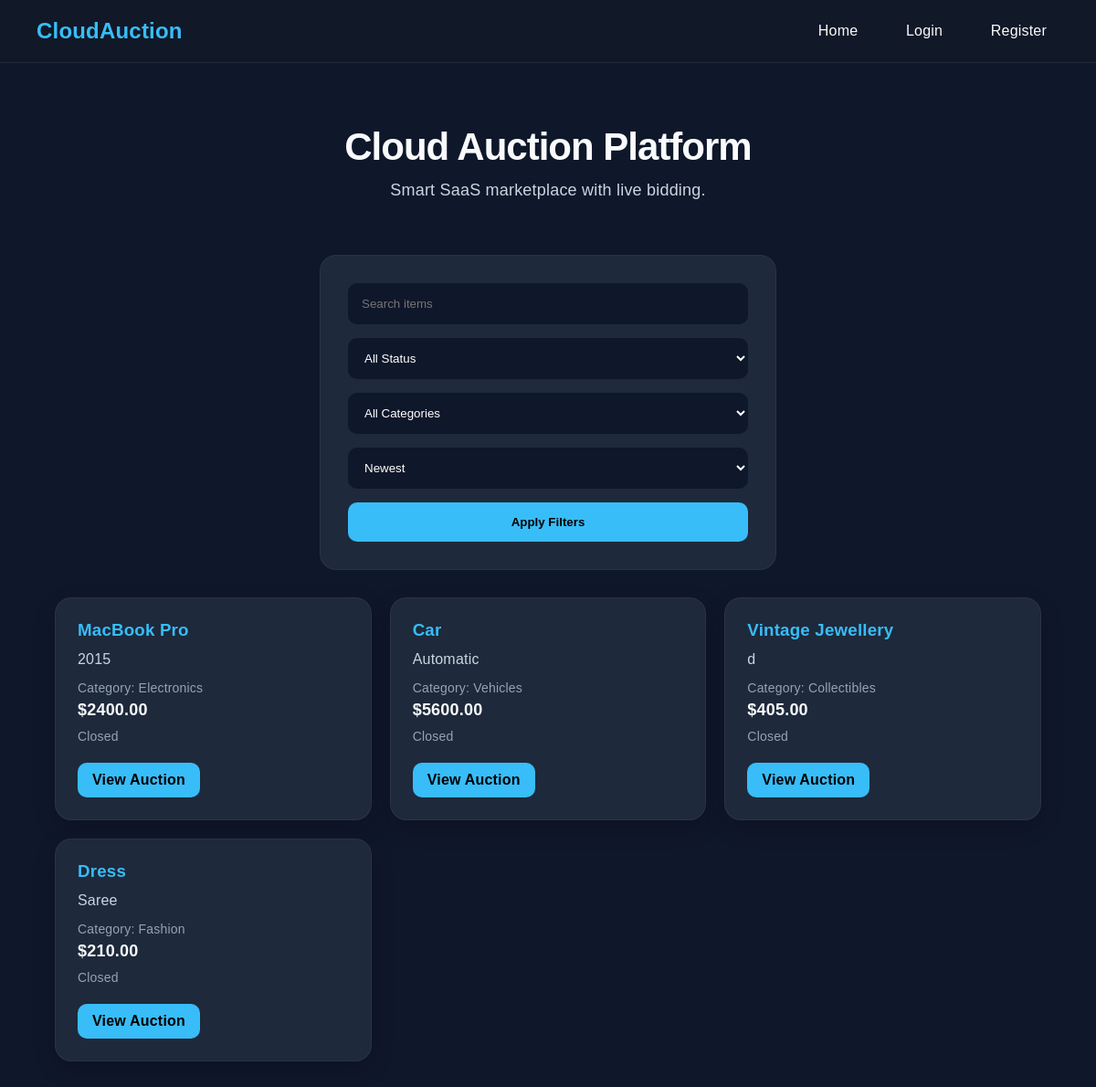
The page / on the database its author committed.
### models.py (models this page shows, shortened)
class Auction(db.Model):
    __tablename__ = "auctions"
    id = db.Column(db.Integer, primary_key=True)
    title = db.Column(db.String(150), nullable=False)
    description = db.Column(db.Text, nullable=True)
    category = db.Column(db.String(50), default="Other")
    starting_price = db.Column(db.Float, nullable=False)
    current_price = db.Column(db.Float, nullable=False)
    is_active = db.Column(db.Boolean, default=True)
    restart_count = db.Column(db.Integer, default=0)
    created_at = db.Column(db.DateTime, default=datetime.utcnow)
    end_time = db.Column(db.DateTime, nullable=False)
    seller_id = db.Column(db.Integer, db.ForeignKey("users.id"), nullable=False)
    winner_id = db.Column(db.Integer, db.ForeignKey("users.id"), nullable=True)
    bids = db.relationship("Bid", backref="auction", lazy=True, cascade="all, delete-orphan")

### app.py (the view, shortened to what this page needs)
@app.route("/")
def home():
    active_auctions = Auction.query.filter_by(is_active=True).all()
    db.session.commit()
    search = request.args.get("search", "").strip()
    status = request.args.get("status", "")
    category = request.args.get("category", "")
    sort = request.args.get("sort", "")
    query = Auction.query
    if search:
        query = query.filter(Auction.title.ilike(f"%{search}%"))
    if status == "live":
        query = query.filter_by(is_active=True)
    elif status == "closed":
        query = query.filter_by(is_active=False)
    if category:
        query = query.filter_by(category=category)
    if sort == "price":
        query = query.order_by(Auction.current_price.desc())
    else:
        query = query.order_by(Auction.created_at.desc())
    auctions = query.all()
    return render_template("index.html", auctions=auctions)

### templates/index.html (shortened to what this page needs)
{% extends "base.html" %}
{% block content %}
<section class="hero">
<h1>Cloud Auction Platform</h1>
<p>Smart SaaS marketplace with live bidding.</p>
</section>
<form method="GET" class="form-box">
<input type="text" name="search" placeholder="Search items">
<select name="status">
    <option value="">All Status</option>
</select>
<select name="category">
    <option value="">All Categories</option>
</select>
<select name="sort">
    <option value="">Newest</option>
</select>
<button type="submit">Apply Filters</button>
</form>
<section class="auction-section">
{% if auctions %}
<div class="auction-grid">
{% for auction in auctions %}
<div class="auction-card">
<h3>{{ auction.title }}</h3>
<p>{{ auction.description }}</p>
<div class="meta">
Category: {{ auction.category }}
</div>
<div class="price">
${{ "%.2f"|format(auction.current_price) }}
</div>
{% if auction.is_active %}
<div class="live-timer"
data-end="{{ auction.end_time.isoformat() }}">
Loading...
</div>
{% else %}
<div class="meta">Closed</div>
{% endif %}
<a href="/auction/{{ auction.id }}" class="view-btn">
View Auction
</a>
</div>
{% endfor %}
</div>
{% else %}
<p class="empty-text">No auctions found.</p>
{% endif %}
</section>
{% endblock %}

### static/css/style.css (style rules this page uses)
* { margin: 0; padding: 0; box-sizing: border-box; }
body { font-family: Arial, sans-serif; background: #0f172a; color: #f8fafc; }
.hero { text-align: center; margin-bottom: 50px; }
.hero h1 { font-size: 42px; margin-bottom: 15px; }
.hero p { font-size: 18px; color: #cbd5e1; }
.auction-grid { display: grid; grid-template-columns: repeat(auto-fit, minmax(280px, 1fr)); gap: 20px; }
.auction-card { background: #1e293b; padding: 24px; border-radius: 18px; box-shadow: 0 8px 24px rgba(0,0,0,0.2); transition: transform 0.2s ease; }
.auction-card h3 { margin-bottom: 12px; color: #38bdf8; }
.auction-card p { margin-bottom: 14px; color: #cbd5e1; }
.price { font-size: 18px; font-weight: bold; margin-bottom: 10px; }
.meta { font-size: 14px; color: #94a3b8; margin-bottom: 6px; }
.form-box { max-width: 500px; margin: 30px auto; background: #1e293b; padding: 30px; border-radius: 18px; }
.form-box input, .form-box textarea { width: 100%; padding: 14px; margin-bottom: 15px; border: none; border-radius: 10px; background: #0f172a; color: white; }
.form-box button { width: 100%; padding: 14px; border: none; background: #38bdf8; color: black; font-weight: bold; border-radius: 10px; cursor: pointer; }
.view-btn { display: inline-block; margin-top: 15px; padding: 10px 16px; background: #38bdf8; color: black; text-decoration: none; border-radius: 10px; font-weight: bold; }
html { scroll-behavior: smooth; }
body { letter-spacing: 0.2px; }
.hero { padding: 30px 0 10px 0; }
.hero h1 { line-height: 1.05; letter-spacing: -1px; }
.hero p { max-width: 820px; margin: 0 auto; }
.auction-card, .stat-card, .form-box { border: 1px solid rgba(255,255,255,0.05); transition: transform 0.22s ease, box-shadow 0.22s ease; }
.view-btn, .form-box button { transition: all 0.22s ease; }
.form-box input, .form-box textarea { outline: none; border: 1px solid transparent; transition: all 0.2s ease; }
.auction-section { margin-top: 28px; }
select { width: 100%; padding: 14px; margin-bottom: 15px; border: none; border-radius: 10px; background: #0f172a; color: white; }

### rows shown on the page
Auction: title "MacBook Pro", description "2015", category "Electronics", current_price "2400.00", is_active "Closed"
Auction: title "Car", description "Automatic", category "Vehicles", current_price "5600.00", is_active "Closed"
Auction: title "Vintage Jewellery", description "d", category "Collectibles", current_price "405.00", is_active "Closed"
Auction: title "Dress", description "Saree", category "Fashion", current_price "210.00", is_active "Closed"
